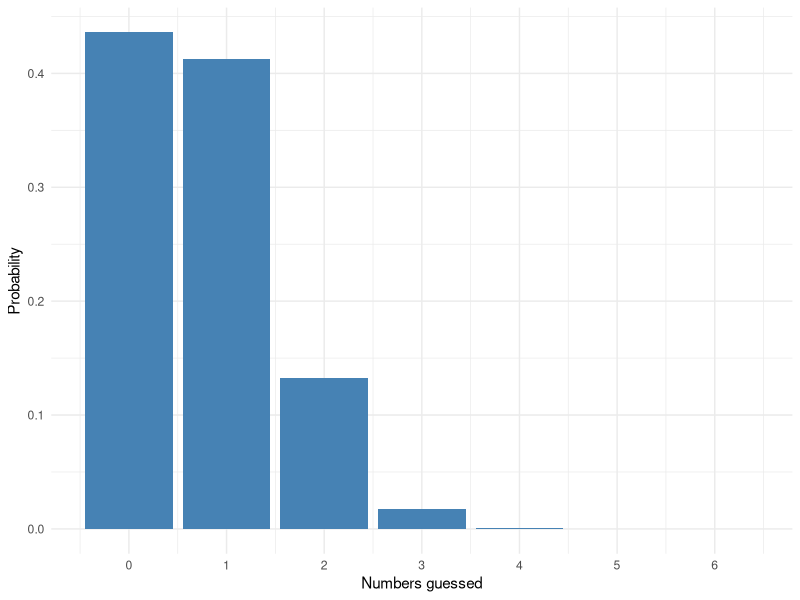
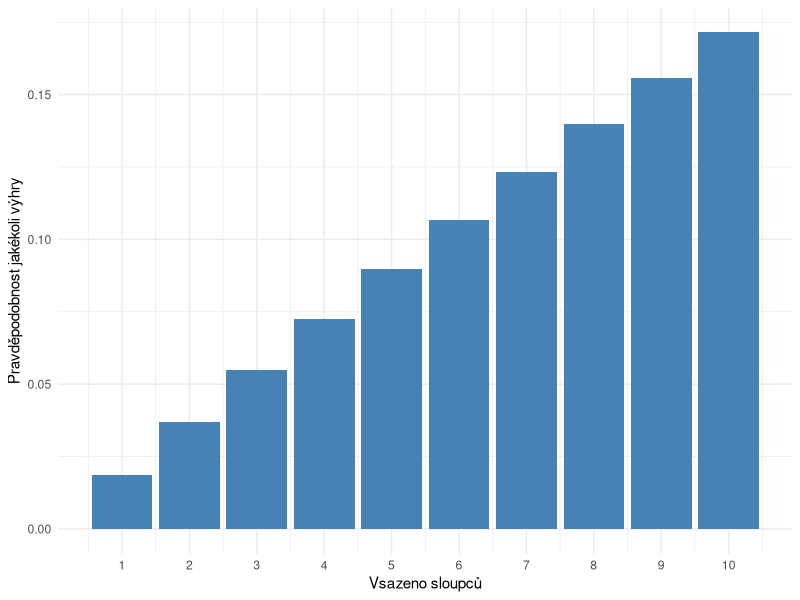
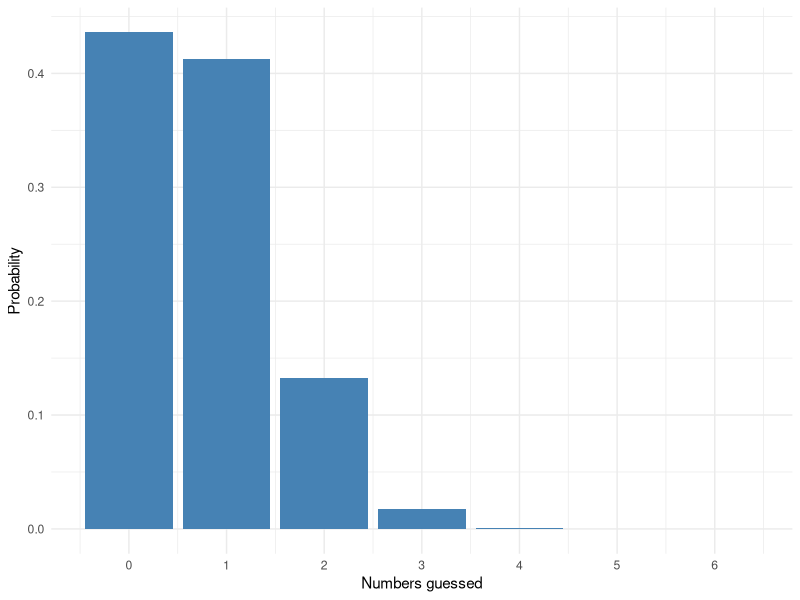

Write the R code that produced these figures, in order.
# https://www.sazka.cz/loterie/sportka/sazky-a-vysledky
# https://www.sazka.cz/sazka-svet/blog/jak-se-urcuje-vyhra-ve-sportce
# https://www.sazka.cz/centrum-podpory/loterie-a-hry/loterie/sportka/jak-zjistit-vyhru-v-doplnkove-hre-sance

library(ggplot2)
library(plyr)
library(stats)

# sance
Pr_sance <- 1/10^(1:6)
Pr_sance <- c(1-sum(Pr_sance), Pr_sance)
rewards_sance <- c(0, 50, 100, 1000, 10000, 100000, 970000)
avg_reward_sance <- Pr_sance %*% (rewards_sance - 20)

# sportka
Pr_sportka <- dhyper(0:6, 6, 49-6, 6)
Pr_dodatkove <- 1/(49-6)  # dodatkove cislo
Pr_sportka[6+1]  # 6/6 (1. poradi)
Pr_sportka[5+1]*Pr_dodatkove # 5/6 + 1 (2. poradi)
Pr_sportka[5+1]  # 5/6 (3. poradi)
Pr_sportka[4+1]  # 4/6 (4. poradi)
Pr_sportka[3+1]  # 3/6 (5. poradi)
1 - sum(Pr_sportka[0:2+1])  # cokoli
ggplot(data.frame(Uhodnuto=0:6, Pr=Pr_sportka)) +
  geom_bar(aes(x=Uhodnuto, y=Pr_sportka), stat="identity", fill="steelblue") +
  theme_minimal() +
  scale_x_continuous(breaks=0:6) +
  xlab("Numbers guessed") +
  ylab("Probability")
ggsave("guess_probability.png", width=10, height=3)
ggplot(data.frame(`Vsazeno`=1:10, cols=1-sum(Pr_sportka[0:2+1])^(1:10))) +
  geom_bar(aes(x=Vsazeno, y=cols), stat="identity", fill="steelblue") +
  theme_minimal() +
  xlab("Vsazeno sloupců") +
  ylab("Pravděpodobnost jakékoli výhry") +
  scale_x_continuous(breaks=1:10)
reward_tah1 <- c(0, 0, 0, 112, 630, 24283, 330520)
reward_tah2 <- c(0, 0, 0, 117, 664, 47217, 330520)
reward_poradi2 <- 730000
avg_reward_tah1 <- (
  Pr_sportka %*% reward_tah1 +
  Pr_sportka[6] * Pr_dodatkove * reward_poradi2 )
avg_reward_tah2 <- (
  Pr_sportka %*% (reward_tah2) +
  Pr_sportka[6]*Pr_dodatkove*(reward_poradi2))
avg_reward_sportka <- avg_reward_tah1 + avg_reward_tah2 - 20
reward_superjackpot <- 151000000

# total reward
avg_reward <- (
  # tah 1+2
  avg_reward_sportka +
  # sance
  avg_reward_sance +
  # superjackpot
  Pr_sportka[6+1]*sum(Pr_sance[2:7])*(151000000 - 40) +
  Pr_sportka[6+1]*sum(Pr_sance[2:7])*(151000000))

# sportka - simulation
set.seed(12345)
bet <- sample(1:49, 6, replace=F)
win <- replicate(100000, length(intersect(sample(1:49, 6), bet)))
table(win) / length(win)
setNames(Pr_sportka, 0:6)

